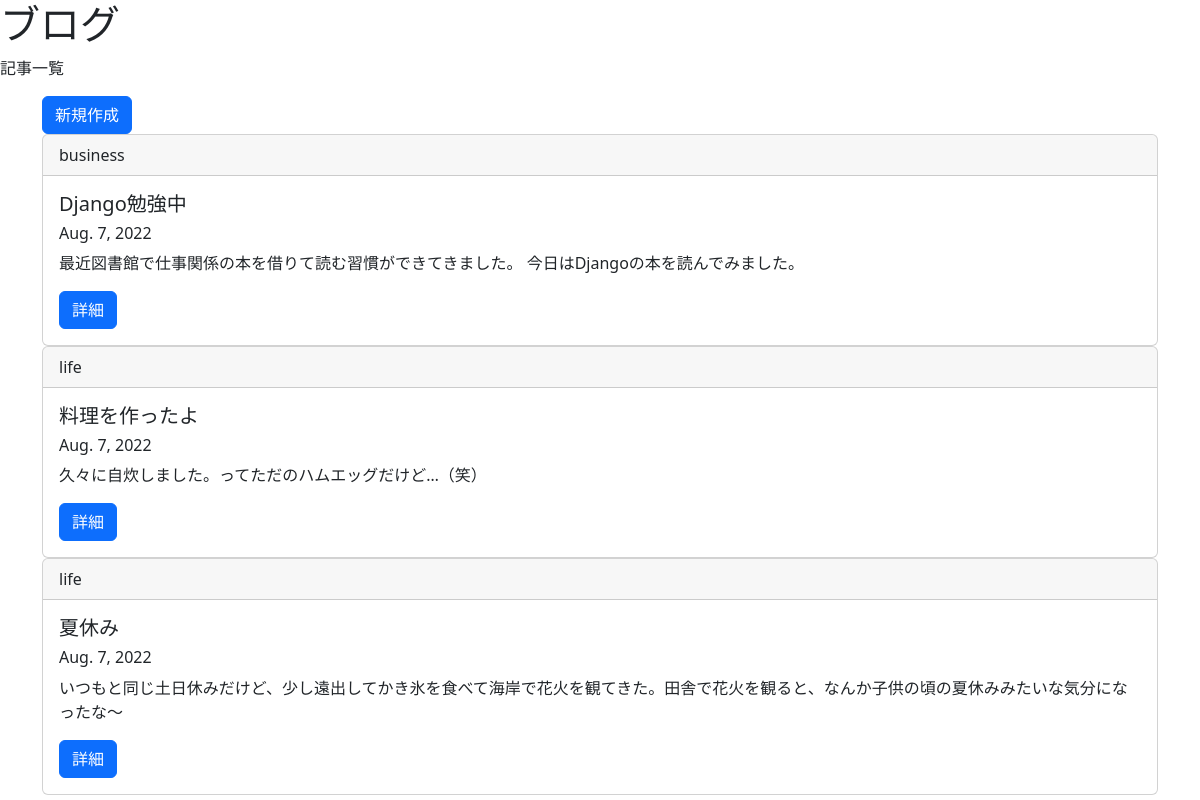
Page /list/ on the committed database.
### blogpost/models.py (models this page shows, shortened)
class BlogModel(models.Model):
    title = models.CharField(max_length=100)
    content = models.TextField()
    postdate = models.DateField(auto_now_add=True)
    category = models.CharField(
        max_length = 50,
        choices = CATEGORY
    )

### blogpost/views.py (the view)
# urls.py: path('list/', BlogList.as_view(), name='list'),
class BlogList(ListView):
    template_name = 'list.html'
    model = BlogModel

### templates/list.html
{% extends 'base.html' %}
{% block header %}
<div>
    <h1>ブログ</h1>
    <p>記事一覧</p>
</div>
{% endblock header %}
{% block content %}
<div class="container">
    <a href="{% url 'create' %}" class="btn btn-primary">新規作成</a>
    {% for item in object_list %}
    <div class="card">
        <div class="card-header">
            {{item.category}}
        </div>
        <div class="card-body">
            <h5 class="card-title">{{item.title}}</h5>
            <h6 class="card-title">{{item.postdate}}</h6>
            <p class="card-text">{{item.content}}</p>
            <a href="{% url 'detail' item.pk %}" class="btn btn-primary">詳細</a>
        </div>
    </div>
    {% endfor %}
</div>
{% endblock content %}

### templates/base.html (shortened to what this page needs)
<!doctype html>
<html lang="en">
  <head>
    <link href="https://cdn.jsdelivr.net/npm/bootstrap@5.2.0/dist/css/bootstrap.min.css" rel="stylesheet">
  </head>
  <body>
    {% block header %}
    {% endblock header %}
    {% block content %}
    {% endblock content %}
  </body>
</html>

### rows in the picture
BlogModel: category "business", title "Django勉強中", postdate "Aug. 7, 2022", content "最近図書館で仕事関係の本を借りて読む習慣ができてきました。 今日はDjangoの本を読んでみました。"
BlogModel: category "life", title "料理を作ったよ", postdate "Aug. 7, 2022", content "久々に自炊しました。ってただのハムエッグだけど…（笑）"
BlogModel: category "life", title "夏休み", postdate "Aug. 7, 2022", content "いつもと同じ土日休みだけど、少し遠出してかき氷を食べて海岸で花火を観てきた。田舎で花火を観ると、なんか子供の頃の夏休みみたいな気分になったな～"
